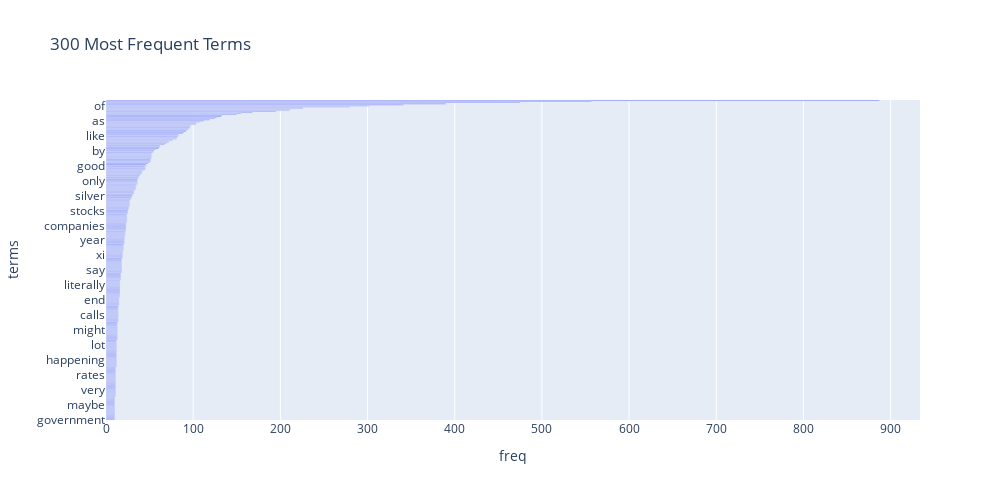

Notebook code cell kept with this figure:
### Code cell
import plotly
import plotly.express as px

df_bar = pd.DataFrame({
    'terms': count_vect.get_feature_names_out(),
    'freq': term_freq
})

df_sorted = df_bar.sort_values('freq', ascending=False)  
fig = px.bar(df_sorted[:300], x='freq', y='terms', title="300 Most Frequent Terms")
fig.update_layout(yaxis={'categoryorder':'total ascending'},width=1000, height=500)  
fig.show()

### Figure 1 — Plotly figure (JSON) as saved in the notebook; plotly's stock layout.template omitted (floating-point values rounded to 4 significant figures; data arrays with more than 128 entries replaced by an {"elided": "..."} marker saying what was removed)
{"data": [{"hovertemplate": "freq=%{x}<br>terms=%{y}<extra></extra>", "legendgroup": "", "marker": {"color": "#636efa", "pattern": {"shape": ""}}, "name": "", "orientation": "h", "showlegend": false, "textposition": "auto", "type": "bar", "x": {"elided": "300 int values"}, "xaxis": "x", "y": {"elided": "300 str values"}, "yaxis": "y"}], "layout": {"barmode": "relative", "height": 500, "legend": {"tracegroupgap": 0}, "title": {"text": "300 Most Frequent Terms"}, "width": 1000, "xaxis": {"anchor": "y", "domain": [0, 1], "title": {"text": "freq"}}, "yaxis": {"anchor": "x", "categoryorder": "total ascending", "domain": [0, 1], "title": {"text": "terms"}}}}
